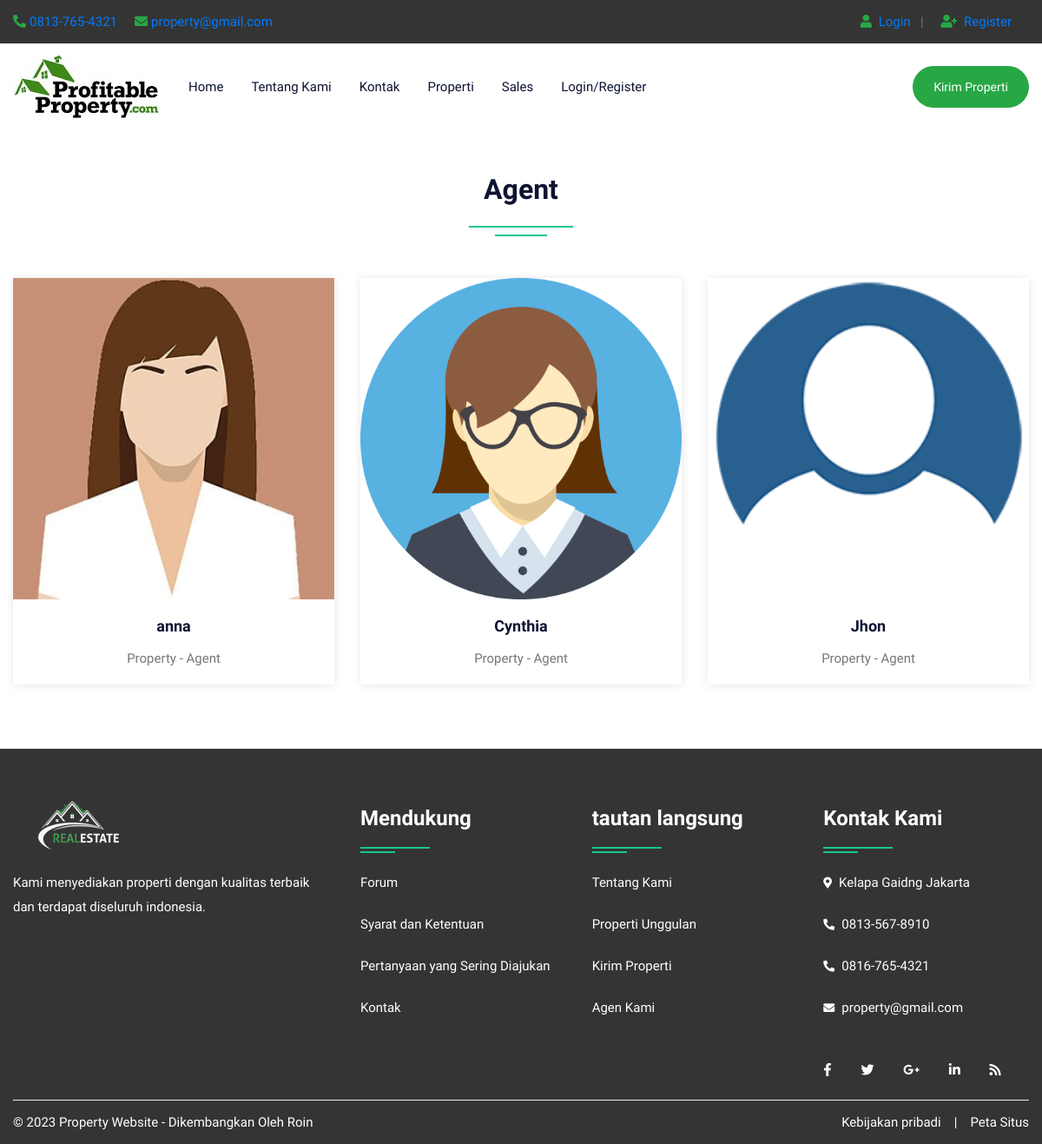
Page /agent.php on the committed database.
### tables this page shows
CREATE TABLE `user` (
  `uid` int(50) NOT NULL,
  `uname` varchar(100) NOT NULL,
  `uemail` varchar(100) NOT NULL,
  `uphone` varchar(20) NOT NULL,
  `upass` varchar(50) NOT NULL,
  `utype` varchar(50) NOT NULL,
  `uimage` varchar(300) NOT NULL
);

### agent.php (the view, shortened to what this page needs)
<!DOCTYPE html>
<html lang="en">
<head>
<link rel="stylesheet" type="text/css" href="css/bootstrap.min.css">
<link rel="stylesheet" type="text/css" href="css/bootstrap-slider.css">
<link rel="stylesheet" type="text/css" href="css/jquery-ui.css">
<link rel="stylesheet" type="text/css" href="css/layerslider.css">
<link rel="stylesheet" type="text/css" href="css/color.css" id="color-change">
<link rel="stylesheet" type="text/css" href="css/owl.carousel.min.css">
<link rel="stylesheet" type="text/css" href="css/font-awesome.min.css">
<link rel="stylesheet" type="text/css" href="fonts/flaticon/flaticon.css">
<link rel="stylesheet" type="text/css" href="css/style.css">
</head>
<body>
<div id="page-wrapper">
    <div class="row">
		<?php include("include/header.php");?>
        <div class="full-row">
            <div class="container">
				<div class="row">
                    <div class="col-lg-12">
                        <h2 class="text-secondary double-down-line text-center mb-5">Agent</h2>
                        </div>
                </div>
                <div class="row">
                    <?php
							$query=mysqli_query($con,"SELECT * FROM user WHERE utype='agent'");
								while($row=mysqli_fetch_array($query))
								{
                            ?>
                    <div class="col-md-6 col-lg-4">
                        <div class="hover-zoomer bg-white shadow-one mb-4">
                            <div class="overflow-hidden"> <img src="admin/user/<?php echo $row['6'];?>" alt="aimage"> </div>
                            <div class="py-3 text-center">
                                <h5 class="text-secondary hover-text-success"><a href="#"><?php echo $row['1'];?></a></h5>
                                <span>Property - Agent</span> </div>
                        </div>
                    </div>
                    <?php } ?>
                </div>
            </div>
        </div>
		<?php include("include/footer.php");?>
    </div>
</div>
</body>
</html>

### css/color.css (style rules this page uses)
:root { --theme-ordinary-color: #74777b; }
:root { --theme-primary-color: #17c788; }
:root { --theme-secondary-color: #0d1432; }
:root { --theme-white-color: #fff; }
:root { --theme-light-color: #f8f8f8; }
:root { --theme-gray-color: #f5f5f5; }
:root { --theme-footer-color: #091b4b; }
:root { --theme-dark-color: #091b4b; }
:root { --text-light-color: #a3a7af; }
:root { --theme-primary-opacity-color: rgba(11, 191, 141, .8); }
:root { --theme-secondary-opacity-color: rgba(13,20,50,0.7); }
:root { --theme-white-opacity-color: rgba(255, 255, 255, 0.3); }
:root { --theme-dark-opacity-color: rgba(0, 0, 0, 0.5); }
:root { --theme-ordinary-font: 'Muli', sans-serif; }
:root { --theme-highlight-font: 'Comfortaa', cursive; }

### css/style.css (style rules this page uses)
.container, .container-fluid { transition: all 0.6s ease 0s; -moz-transition: all 0.6s ease 0s; -webkit-transition: all 0.6s ease 0s; -o-transition: all 0.6s ease 0s; }
#page-wrapper { padding-left: 15px; padding-right: 15px; background-color: #fff; overflow: hidden !important; position: relative; }
.text-ordinary, a.text-ordinary, .text-ordinary a, body, .dropdown-item, .footer-widget li a, .text-ordinary .jslider .jslider-label, .breadcrumb-item > a, .list-text-white a.dropdown-item { color: var(--theme-ordinary-color); }
.text-secondary, .text-secondary a, a.text-secondary, a.hover-text-secondary:hover, .hover-text-secondary:hover, .hover-text-secondary a:hover { color: var(--theme-secondary-color) !important; }
[class*="double-down-line"]::before, [class*="double-down-line"]::after { background-color: var(--theme-primary-color); }
.hover-shadow:hover, .shadow-one { -webkit-box-shadow: 0px 1px 10px 0px rgba(0, 0, 0, 0.1); -moz-box-shadow: 0px 1px 10px 0px rgba(0, 0, 0, 0.1); box-shadow: 0px 1px 10px 0px rgba(0, 0, 0, 0.1); }
.x-center, .double-down-line::before, .double-down-line::after, .bg-shape::before, .bg-shape::after { left: 50%; -moz-transform: translateX(-50%); -webkit-transform: translateX(-50%); -o-transform: translateX(-50%); -ms-transform: translateX(-50%); transform: translateX(-50%); }
.transation-3s, .transation-3s:hover, .hover-zoomer img, .hover-bg-white, a, a:hover, .btn, .btn:hover, .radio-check label, .message-list li .message-action, .timeline-item .circle, .timeline-item .date-time, .clip-item .fa-times { -moz-transition: all 300ms ease-in-out 0s; -webkit-transition: all 300ms ease-in-out 0s; -o-transition: all 300ms ease-in-out 0s; -ms-transition: all 300ms ease-in-out 0s; transition: all 300ms ease-in-out 0s; }
body { font-family: var(--theme-ordinary-font); font-size: 15px; line-height: 28px; }
h1, .h1, h2, .h2, h3, .h3, h4, .h4, h5, .h5, h6, .h6 { font-family: var(--theme-highlight-font); font-weight: 700; }
h5 { font-size: 18px; line-height: 30px; }
a, a:hover, .btn-link, .btn-link:hover { text-decoration: none; cousor: pointer; }
img { width: 100%; }
.full-row { position: relative; width: 100%; padding: 50px 0; }
[class*="double-down-line"] { position: relative; padding-bottom: 35px; }
[class*="double-down-line"]::before, [class*="double-down-line"]::after { content: ""; height: 2px; position: absolute; }
[class*="double-down-line"]::before { width: 120px; bottom: 10px; }
[class*="double-down-line"]::after { width: 60px; bottom: 0; }
.hover-zoomer img { -webkit-transform: scale(1); -moz-transform: scale(1); -o-transform: scale(1); -ms-transform: scale(1); transform: scale(1); }
::placeholder { font: var(--theme-ordinary-font); font-size: 15px; font-weight: 400; color: #fff; }

### rows in the picture
user: uimage (picture), uname "anna"
user: uimage (placeholder picture), uname "Cynthia"
user: uimage (picture), uname "Jhon"
